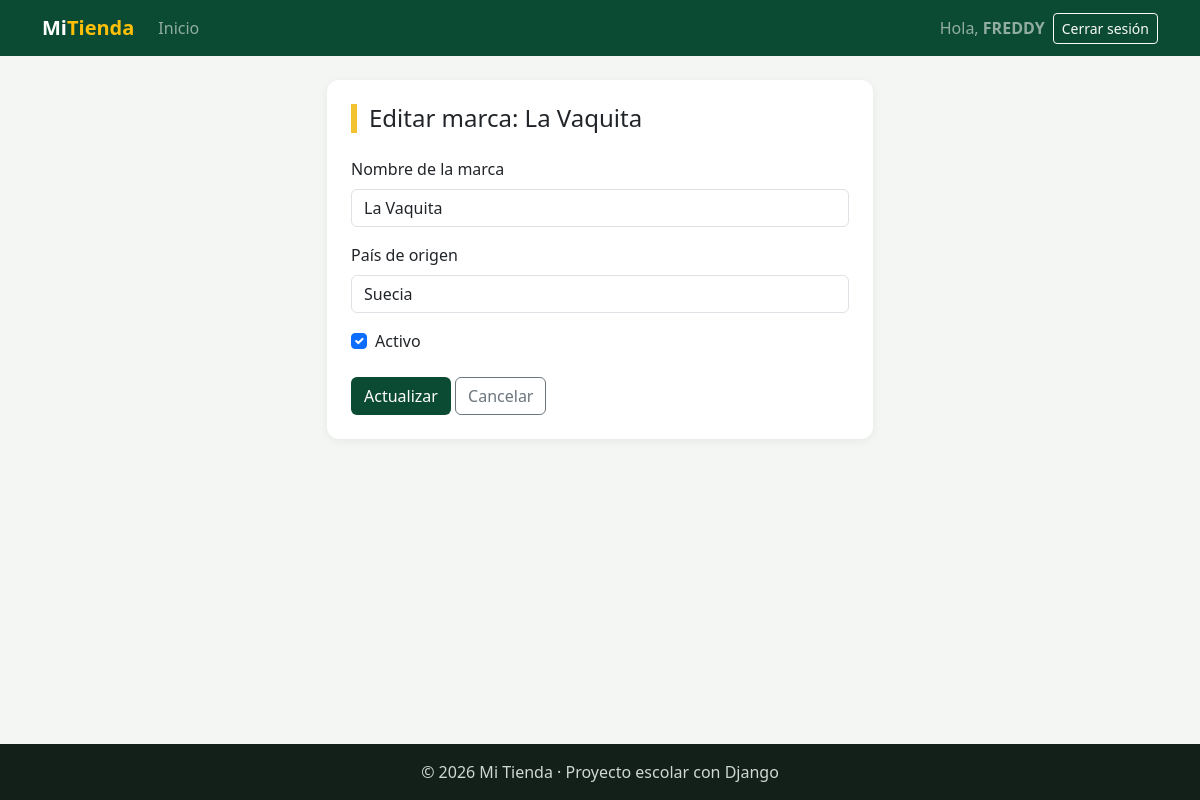
The page /facturacion/marcas/editar/2/ (signed in) on the database its author committed.
### facturacion/models.py (models this page shows, shortened)
class ModeloBase(models.Model):
    user = models.ForeignKey(                    # 1:N con User: un usuario registra muchos registros
        User,
        on_delete=models.SET_NULL,               # Si borran al usuario, el registro se queda con user vacío
        null=True,                               # SET_NULL necesita que la columna acepte NULL
        blank=True,
        editable=False,                          # No aparece en formularios: lo llena la VISTA, no la persona
        related_name="%(class)s_registrados",    # %(class)s = nombre del modelo → user.producto_registrados
        verbose_name="Registrado por",
    )
    fecha_creacion = models.DateTimeField("Fecha de creación", auto_now_add=True)   # Se llena sola al CREAR
    fecha_modificacion = models.DateTimeField("Última modificación", auto_now=True) # Se actualiza sola en CADA save()
    class Meta:
        abstract = True                          # ← LA CLAVE: modelo "molde", sin tabla propia

class Marca(ModeloBase):
    nombre = models.CharField(max_length=60, unique=True)
    pais_origen = models.CharField("País de origen", max_length=60, blank=True)
    activo = models.BooleanField(default=True)
    class Meta:
        verbose_name = "Marca"
        verbose_name_plural = "Marcas"
        ordering = ["nombre"]

### facturacion/views.py (the view)
# urls.py: path("marcas/editar/<int:pk>/", views.marca_editar, name="marca_editar"),
@login_required
def marca_editar(request, pk):                             # UPDATE. pk llega desde la URL: /marcas/editar/3/ → pk=3
    marca = get_object_or_404(Marca, pk=pk)
    if request.method == "POST":                           # 2. ¿Presionó "Actualizar"?
        form = MarcaForm(request.POST, instance=marca)     #    Datos nuevos + la marca que vamos a cambiar
        if form.is_valid():                                #    ¿Están bien?
            form.save()                                    #    Actualiza (UPDATE), no crea una nueva
            messages.success(request, f"Marca «{marca.nombre}» actualizada.")
            return redirect("facturacion:marca_lista")     #    Volvemos a la lista
    else:                                                  # 3. Llegó por GET...
        form = MarcaForm(instance=marca)                   #    ...formulario lleno con los datos actuales
    contexto = {
        "titulo": f"Editar marca: {marca.nombre}",
        "form": form,
        "boton": "Actualizar",
    }
    return render(request, "facturacion/marca_form.html", contexto)   # ¡El mismo template de crear!

### facturacion/forms.py (shortened to what this page needs)
class MarcaForm(forms.ModelForm):                # ModelForm: formulario construido desde un modelo
    class Meta:                                  # Configuración del formulario
        model = Marca                            # ¿De qué modelo sale? De Marca
        fields = ["nombre", "pais_origen", "activo"]   # ¿Qué campos muestra y en qué orden?
        labels = {                               # Cambia el texto de la etiqueta de un campo
            "nombre": "Nombre de la marca",
        }
        widgets = {                              # widgets: CÓMO se dibuja cada campo en HTML
            "nombre": forms.TextInput(attrs={"class": "form-control", "placeholder": "Ej: Samsung"}),
            "pais_origen": forms.TextInput(attrs={"class": "form-control", "placeholder": "Ej: Corea del Sur"}),
            "activo": forms.CheckboxInput(attrs={"class": "form-check-input"}),
        }

### facturacion/templates/facturacion/marca_form.html (shortened to what this page needs)
{% extends "base.html" %}
{% block contenido %}
<div class="row justify-content-center">
    <div class="col-md-7 col-lg-6">
        <div class="tarjeta">
            <h1 class="h4 titulo-pagina mb-4">{{ titulo }}</h1>
            <form method="post" novalidate>
                <div class="mb-3">
                    <label class="form-label" for="{{ form.nombre.id_for_label }}">{{ form.nombre.label }}</label>
                    {{ form.nombre }}
                </div>
                <div class="mb-3">
                    <label class="form-label" for="{{ form.pais_origen.id_for_label }}">{{ form.pais_origen.label }}</label>
                    {{ form.pais_origen }}
                </div>
                <div class="form-check mb-4">
                    {{ form.activo }}
                    <label class="form-check-label" for="{{ form.activo.id_for_label }}">Activo</label>
                </div>
                <button type="submit" class="btn btn-verde">{{ boton }}</button>
                <a href="{% url 'facturacion:marca_lista' %}" class="btn btn-outline-secondary">Cancelar</a>
            </form>
        </div>
    </div>
</div>
{% endblock %}

### templates/base.html (shortened to what this page needs)
{% load static %}
<!DOCTYPE html>
<html lang="es">
<head>
    <link href="https://cdn.jsdelivr.net/npm/bootstrap@5.3.3/dist/css/bootstrap.min.css" rel="stylesheet">
    <link rel="stylesheet" href="{% static 'css/estilos.css' %}">
</head>
<body>
    <nav class="navbar navbar-expand-lg navbar-dark barra">
        <div class="container">
            <a class="navbar-brand fw-bold" href="{% url 'home' %}">Mi<span class="text-warning">Tienda</span></a>
            <div class="collapse navbar-collapse" id="menu">
                <ul class="navbar-nav me-auto">
                    <li class="nav-item"><a class="nav-link" href="{% url 'home' %}">Inicio</a></li>
                </ul>
                <ul class="navbar-nav align-items-lg-center gap-2">
                    {% if user.is_authenticated %}
                        <li class="nav-item navbar-text">Hola, <b>{{ user.username }}</b></li>
                        <li class="nav-item">
                            <form method="post" action="{% url 'logout' %}" class="m-0">
                                <button type="submit" class="btn btn-sm btn-outline-light">Cerrar sesión</button>
                            </form>
                        </li>
                    {% else %}
                        <li class="nav-item"><a class="nav-link" href="{% url 'login' %}">Ingresar</a></li>
                        <li class="nav-item"><a class="btn btn-sm btn-warning" href="{% url 'registro' %}">Crear cuenta</a></li>
                    {% endif %}
                </ul>
            </div>
        </div>
    </nav>
    <main class="container py-4">
        {% block contenido %}{% endblock %}
    </main>
    <footer class="pie text-center py-3">© 2026 Mi Tienda · Proyecto escolar con Django</footer>
</body>
</html>

### static/css/estilos.css (style rules this page uses)
:root { --verde: #0c4b33; --verde-claro: #2f9e6e; --amarillo: #f2c230; }
body { background-color: #f3f6f2; min-height: 100vh; display: flex; flex-direction: column; }
main { flex: 1; }
.barra { background-color: var(--verde); }
.titulo-pagina { border-left: 6px solid var(--amarillo); padding-left: 12px; }
.tarjeta { background: white; border-radius: 12px; padding: 24px; box-shadow: 0 2px 10px rgba(0,0,0,.06); }
.btn-verde { background-color: var(--verde); color: white; }
.pie { background-color: #13201a; color: #cfd8d3; }

### rows shown on the page
Marca: nombre "La Vaquita", pais_origen "Suecia", activo "☑"

### other values the page prints
{{ user.username }} "FREDDY"
{{ titulo }} "Editar marca: La Vaquita"
{{ boton }} "Actualizar"
